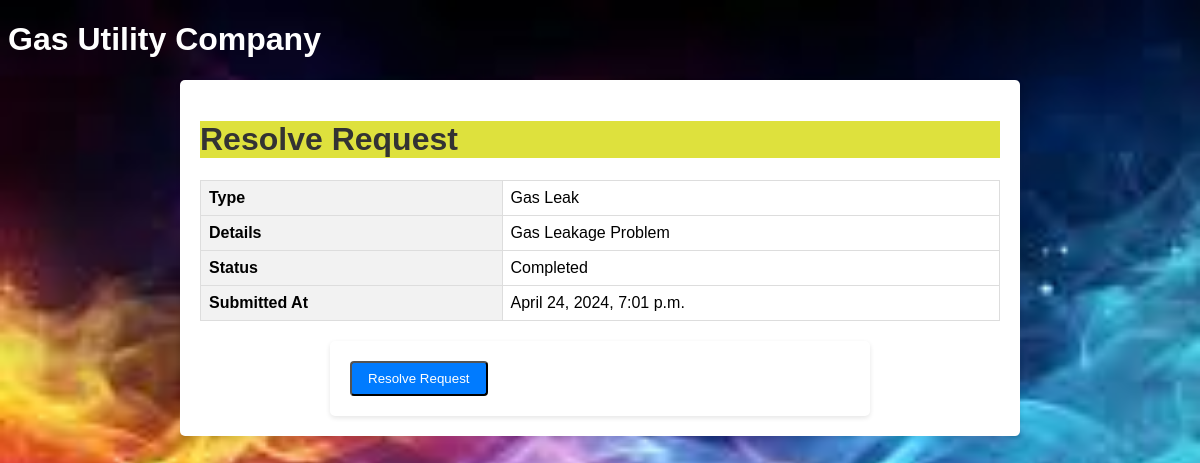
/resolve/6/, run on the app's committed database.
### gas_utility/models.py (models this page shows)
class ServiceRequest(models.Model):
    STATUS_CHOICES = (
        ('Pending', 'Pending'),
        ('In Progress', 'In Progress'),
        ('Completed', 'Completed'),
    )
    type = models.CharField(max_length=100)
    details = models.TextField()
    attachment = models.FileField(upload_to='attachments/')
    status = models.CharField(max_length=20, choices=STATUS_CHOICES, default='Pending')
    created_at = models.DateTimeField(auto_now_add=True)
    resolved_at = models.DateTimeField(null=True, blank=True)

### gas_utility/views.py (the view)
# urls.py: path('resolve/<int:request_id>/', views.resolve_request, name='resolve_request'),
def resolve_request(request, request_id):
    service_request = get_object_or_404(ServiceRequest, pk=request_id)
    if request.method == 'POST':
        service_request.status = 'Completed'
        service_request.resolved_at = timezone.now()
        service_request.save()
        return redirect('manage_requests')
    return render(request, 'resolve_request.html', {'service_request': service_request})

### gas_utility/templates/resolve_request.html (shortened to what this page needs)
{% load static %}
<!DOCTYPE html>
<html lang="en">
<head>
    <link rel="stylesheet" type="text/css" href="{% static 'styles.css' %}">
</head>
<body class="gib">
    <h1 class="vi">Gas Utility Company</h1>
    <div class="container">
        <h1 style="background-color: rgb(222, 225, 61);">Resolve Request</h1>
        <table class="request-details">
            <tr>
                <th>Type</th>
                <td>{{ service_request.type }}</td>
            </tr>
            <tr>
                <th>Details</th>
                <td>{{ service_request.details }}</td>
            </tr>
            <tr>
                <th>Status</th>
                <td>{{ service_request.status }}</td>
            </tr>
            <tr>
                <th>Submitted At</th>
                <td>{{ service_request.created_at }}</td>
            </tr>
        </table>
        <form method="post">
            <input type="submit" value="Resolve Request" class="button">
        </form>
    </div>
</body>
</html>

### gas_utility/static/styles.css (style rules this page uses)
.vi { color: white; }
.gib { background-size: cover; background-repeat: no-repeat; background-attachment: fixed; }
body { font-family: Arial, sans-serif; background-color: #f0f0f0; }
h1 { color: #333; }
form { max-width: 500px; margin: 0 auto; padding: 20px; background-color: #fff; border-radius: 5px; box-shadow: 0 2px 5px rgba(0, 0, 0, 0.1); }
table { width: 100%; border-collapse: collapse; margin-bottom: 20px; }
th, td { border: 1px solid #ddd; padding: 8px; text-align: left; }
th { background-color: #f2f2f2; }
.container { max-width: 800px; margin: 0 auto; padding: 20px; background-color: #fff; border-radius: 5px; box-shadow: 0 2px 5px rgba(0, 0, 0, 0.1); }
.button { background-color: #007bff; color: #fff; padding: 8px 16px; text-decoration: none; border-radius: 4px; }
.request-details { width: 100%; border-collapse: collapse; margin-bottom: 20px; }
.request-details th, .request-details td { border: 1px solid #ddd; padding: 8px; text-align: left; }
.request-details th { background-color: #f2f2f2; }
.button { background-color: #007bff; color: #fff; padding: 8px 16px; text-decoration: none; border-radius: 4px; cursor: pointer; }

### data on the page
ServiceRequest: type "Gas Leak", details "Gas Leakage Problem", status "Completed", created_at "April 24, 2024, 7:01 p.m."
